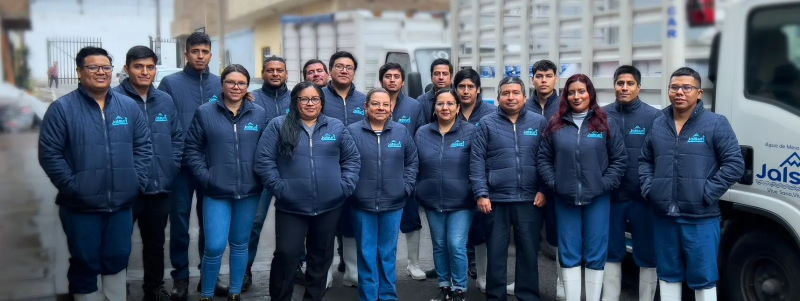
#> input picture src/assets/img/1407jalsuri-1.webp, 1600 x 602 px (shown at 1/2 size)
$ python knockout.py ../../../../src/assets/img/1407jalsuri-1.webp
#> lines starting #> are read from the running program, lines starting #| are printed output that depends on the picture
#!/usr/bin/env python3
"""Border-connected background knockout for diorama stills.

Removes the flat background of a scene image (leaving the diorama floating on
transparency) via a flood fill from the borders over pixels near the corner
colour. Interior regions that happen to match the background (e.g. cream walls
inside the scene) are preserved because the fill only reaches border-connected
pixels. The soft contact shadow is kept as a natural base.

Usage:
    python3 knockout.py scene1.png scene2.png ...
    # writes scene1.rgba.png, scene2.rgba.png, ...
    # optional: TOL env var (default 34) widens/narrows the bg match

Then encode to webp with alpha, e.g.:
    cwebp -q 84 -alpha_q 95 -resize 1800 0 scene1.rgba.png -o scene1.webp

No numpy/ImageMagick needed — pure PIL. Pairs with SKILL.md Step 3.
"""
import os
import sys
from collections import deque
from PIL import Image, ImageFilter

TOL = float(os.environ.get("TOL", "34"))   # RGB Euclidean distance counted as background


def corner_color(im):
    w, h = im.size
    px = im.load()
    pts = [(1, 1), (w - 2, 1), (1, h - 2), (w - 2, h - 2)]
    r = sum(px[x, y][0] for x, y in pts) // 4
    g = sum(px[x, y][1] for x, y in pts) // 4
    b = sum(px[x, y][2] for x, y in pts) // 4
    return (r, g, b)


def knock(inp, outp):
    im = Image.open(inp).convert("RGB")
#> im is the input picture: PIL image 1600x602 RGB; mean R, G, B 79.2, 90.9, 107.2
    w, h = im.size
#> w = 1600; h = 602
    px = im.load()
    cr, cg, cb = corner_color(im)
#> in corner_color, `r = sum(px[x, y][0] for x, y in pts) // 4`: r = 91
#> in corner_color, `g = sum(px[x, y][1] for x, y in pts) // 4`: g = 88
#> in corner_color, `b = sum(px[x, y][2] for x, y in pts) // 4`: b = 86
#> cr = 91; cg = 88; cb = 86
    tol2 = TOL * TOL

    def is_bg(x, y):
        r, g, b = px[x, y]
        dr, dg, db = r - cr, g - cg, b - cb
        return dr * dr + dg * dg + db * db <= tol2

    bg = bytearray(w * h)
    seen = bytearray(w * h)
    dq = deque()
    for x in range(w):
        for y in (0, h - 1):
            i = y * w + x
            if not seen[i] and is_bg(x, y):
                seen[i] = 1; bg[i] = 1; dq.append((x, y))
#> this loop made 1600 passes
    for y in range(h):
        for x in (0, w - 1):
            i = y * w + x
            if not seen[i] and is_bg(x, y):
                seen[i] = 1; bg[i] = 1; dq.append((x, y))
    while dq:
        x, y = dq.popleft()
        for nx, ny in ((x + 1, y), (x - 1, y), (x, y + 1), (x, y - 1)):
            if 0 <= nx < w and 0 <= ny < h:
                i = ny * w + nx
                if not seen[i]:
                    seen[i] = 1
                    if is_bg(nx, ny):
                        bg[i] = 1; dq.append((nx, ny))

    alpha = Image.new("L", (w, h), 255)
#> alpha: PIL image 1600x602 L; every value is 255
    ap = alpha.load()
    for y in range(h):
        base = y * w
        for x in range(w):
            if bg[base + x]:
                ap[x, y] = 0
    alpha = alpha.filter(ImageFilter.GaussianBlur(1.4))   # soften the threshold contour
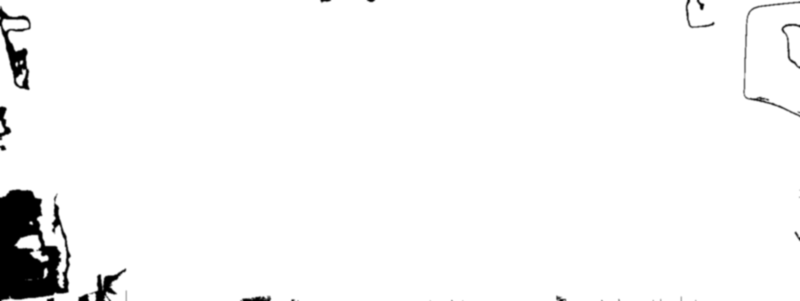
#> alpha: PIL image 1600x602 L (shown at 1/2 size); min 0, max 255, mean 247.3
    out = im.convert("RGBA")
    out.putalpha(alpha)
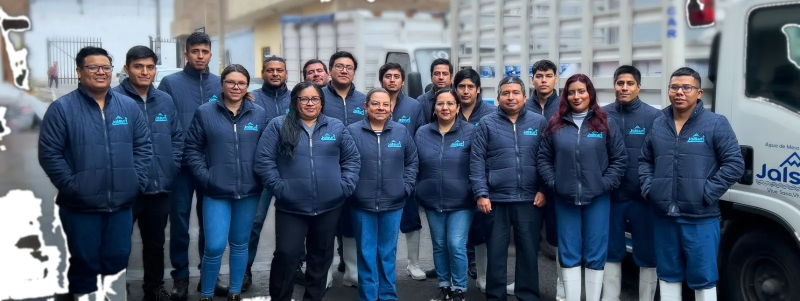
#> out: PIL image 1600x602 RGBA (shown at 1/2 size); mean R, G, B, A 79.2, 90.9, 107.2, 247.3; transparent parts drawn white
    out.save(outp)
    print("knocked", outp)


if __name__ == "__main__":
    for name in sys.argv[1:]:
        knock(name, name.rsplit(".", 1)[0] + ".rgba.png")

$ run again, on src/assets/img/1407jalsuri-3-1-251x300.webp
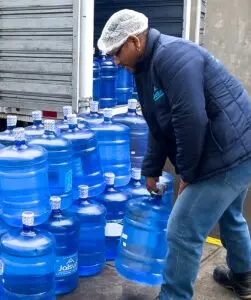
#> input picture src/assets/img/1407jalsuri-3-1-251x300.webp, 251 x 300 px
#> in knock, im is the input picture: PIL image 251x300 RGB; mean R, G, B 76.6, 109.8, 156.6
#> in corner_color, `r = sum(px[x, y][0] for x, y in pts) // 4`: r = 96
#> in corner_color, `g = sum(px[x, y][1] for x, y in pts) // 4`: g = 112
#> in corner_color, `b = sum(px[x, y][2] for x, y in pts) // 4`: b = 141
#> cr = 96; cg = 112; cb = 141
#> the loop in knock, `for x in range(w):` made 251 passes
#> in knock, `alpha = alpha.filter(ImageFilter.GaussianBlur(1.4))`:
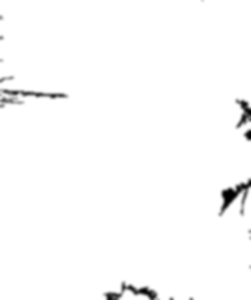
#> alpha: PIL image 251x300 L; min 0, max 255, mean 251
#> in knock, `out.putalpha(alpha)`:
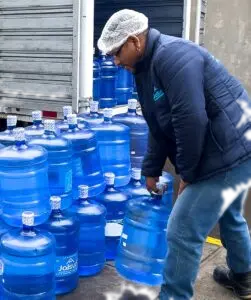
#> out: PIL image 251x300 RGBA; mean R, G, B, A 76.6, 109.8, 156.6, 251; transparent parts drawn white
